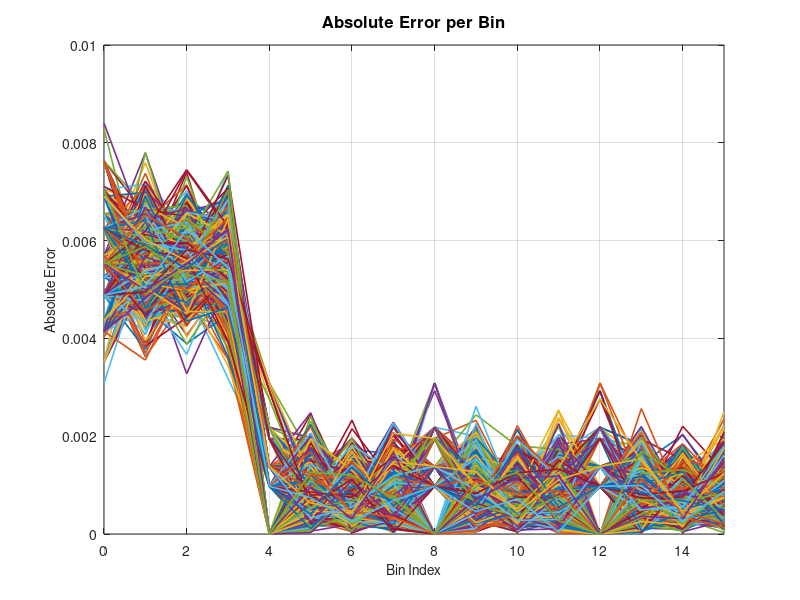
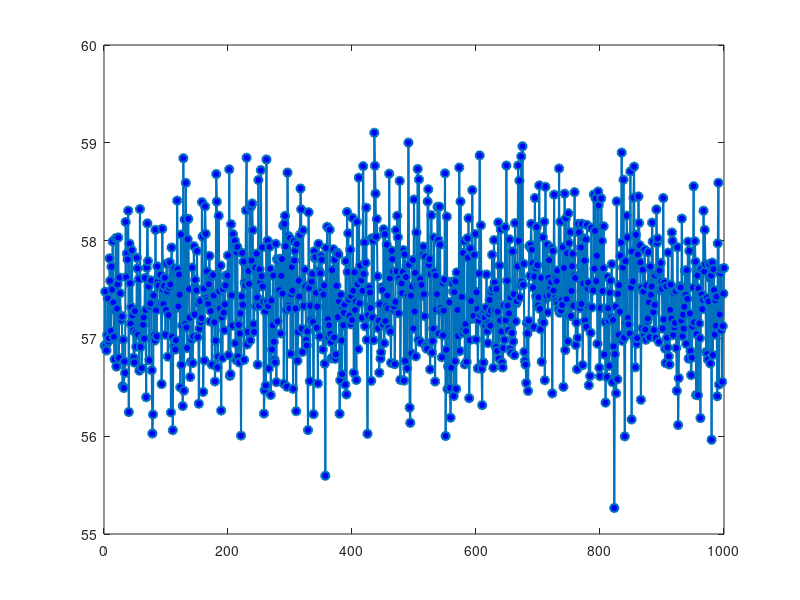

MATLAB code for these plots, in order: (Note: this script raises an error after producing the figures.)
clc; clear; close all;

%% 1. Load Data
raw_input  = load('input_random_samples.txt');   
raw_output = load('rtl_random_output.txt');

FRAME_SIZE = 16;
NUM_SEEDS  = size(raw_input, 1) / FRAME_SIZE; 

X_in  = reshape(raw_input(:, 1)  + 1i * raw_input(:, 2),  FRAME_SIZE, NUM_SEEDS);
Y_rtl = reshape(raw_output(:, 1) + 1i * raw_output(:, 2), FRAME_SIZE, NUM_SEEDS);

%% 2. Align Bit-Reversed RTL Output & Compute MATLAB Reference
Y_rtl = Y_rtl(bitrevorder(1:FRAME_SIZE), :);
Y_ref = fft(X_in);

%% 3. Calculate Error & SQNR
abs_error = abs(Y_ref - Y_rtl);
P_signal  = sum(abs(Y_ref).^2, 1);
P_noise   = sum(abs_error.^2, 1);
SQNR_dB   = 10 * log10(P_signal ./ P_noise);
mean_sqnr = mean(SQNR_dB);

%% 4. Print Summary
fprintf('Mean SQNR: %.2f dB\n', mean_sqnr);
fprintf('Max Absolute Error: %.4f\n', max(abs_error(:)));

%% 5. Simple & Clean Plots
% Figure 1: Absolute Error per Bin
figure('Color', 'w');
plot(0:15, abs_error, 'LineWidth', 1.2);
grid on;
title('Absolute Error per Bin', 'FontSize', 12);
xlabel('Bin Index', 'FontSize', 10);
ylabel('Absolute Error', 'FontSize', 10);
xlim([0, 15]);

% Figure 2: SQNR per Seed with Average Displayed
figure('Color', 'w');
plot(1:NUM_SEEDS, SQNR_dB, '-o', 'LineWidth', 1.5, 'MarkerFaceColor', 'b');
hold on;
% Add Average SQNR line with text on the plot
yline(mean_sqnr, '--r', sprintf(' Avg SQNR = %.2f dB', mean_sqnr), ...
      'LineWidth', 2, 'FontSize', 11, 'FontWeight', 'bold', 'LabelHorizontalAlignment', 'left');
grid on;
title('SQNR per Seed', 'FontSize', 12);
xlabel('Seed Index', 'FontSize', 10);
ylabel('SQNR (dB)', 'FontSize', 10);
xlim([0.5, NUM_SEEDS + 0.5]);
hold off;

%% 6. Plot First 5 Signals (Exact Image Style Using Stem)
figure('Color', 'w', 'Position', [50, 50, 1200, 900]); 
num_signals_to_plot = min(5, NUM_SEEDS); 

for i = 1:num_signals_to_plot
    % -----------------------------------------------------------
    % Left Column: Input Signal (Time Domain)
    % -----------------------------------------------------------
    subplot(num_signals_to_plot, 2, 2*i - 1);
    
    % Real: Solid blue line, filled blue circles
    stem(0:15, real(X_in(:, i)), '-bo', 'MarkerFaceColor', 'b', 'LineWidth', 1, 'DisplayName', 'Real'); 
    hold on;
    % Imag: Dashed red line, open red circles
    stem(0:15, imag(X_in(:, i)), '--ro', 'MarkerFaceColor', 'none', 'LineWidth', 1, 'DisplayName', 'Imag');
    
    grid on;
    title(sprintf('Signal %d - Input Signal (Time Domain)', i), 'FontSize', 10, 'FontWeight', 'bold');
    ylabel('Amplitude', 'FontSize', 9);
    xlabel('Sample Index', 'FontSize', 9);
    xlim([-0.5, 15.5]); % To give margins similar to the image
    legend('Location', 'best');
    hold off;
    
    % -----------------------------------------------------------
    % Right Column: Output Magnitude (Frequency Domain)
    % -----------------------------------------------------------
    subplot(num_signals_to_plot, 2, 2*i);
    
    % Calculate magnitudes
    mag_rtl = abs(Y_rtl(:, i));
    mag_ref = abs(Y_ref(:, i));
    
    % MATLAB Ref: Solid black line, filled black circles
    stem(0:15, mag_ref, '-ko', 'MarkerFaceColor', 'k', 'LineWidth', 1, 'DisplayName', 'MATLAB Ref'); 
    hold on;
    % RTL Output: Solid red line, red 'x' markers
    stem(0:15, mag_rtl, '-rx', 'MarkerSize', 8, 'LineWidth', 1, 'DisplayName', 'RTL Output');
    
    grid on;
    title(sprintf('Signal %d - Output Magnitude (Frequency Domain)', i), 'FontSize', 10, 'FontWeight', 'bold');
    ylabel('Magnitude', 'FontSize', 9);
    xlabel('Bin Index', 'FontSize', 9);
    xlim([-0.5, 15.5]);
    legend('Location', 'best');
    hold off;
end
